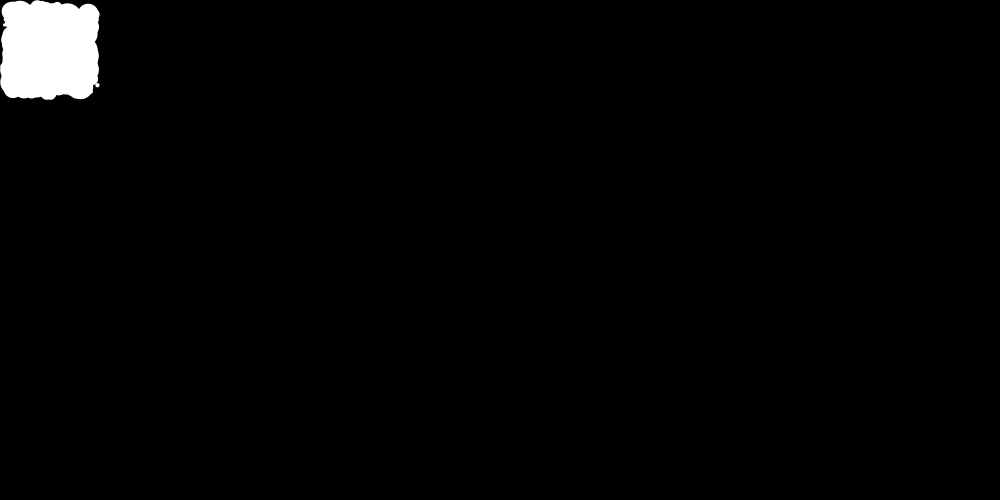
Frame 1 (no input)
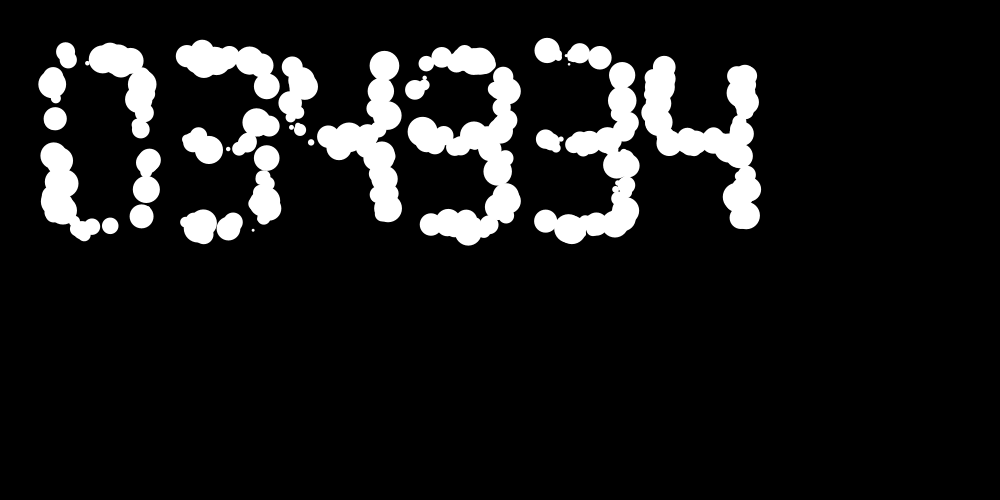
Frame 60 (the mouse pressed at the canvas centre just before this capture)
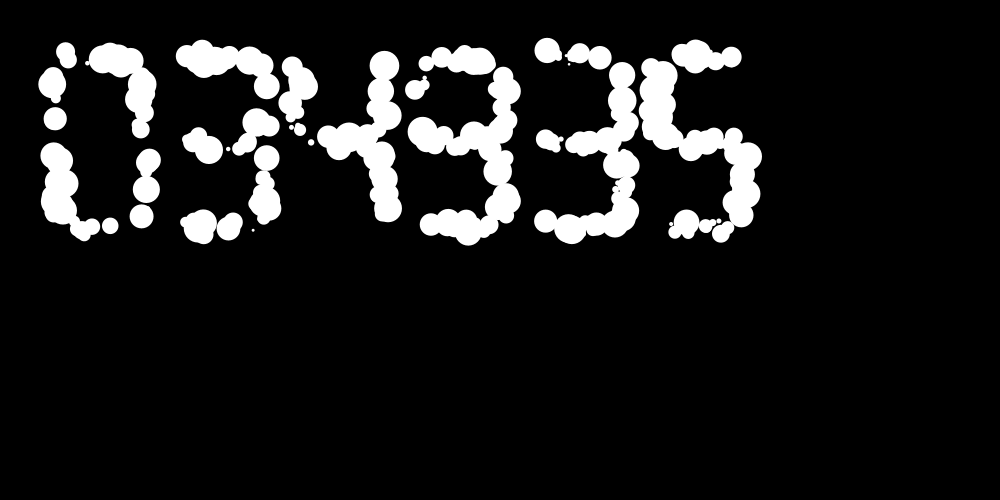
Frame 120 (the mouse held since frame 60 and released just before this capture)

The Processing sketch that drew these frames (run headless with seeded random() and noise(); from frame 60 on, the mouse is pressed at the canvas centre):

// Processing sketch: swarmingClock
// ── swarmingClock.pde
int ballNum = 70;
float sX = 0;
float sY = 0;
float margin = 20;
float segW = 15;
float digW = 100;
int[] segNum = {6, 2, 5, 5, 4, 5, 6, 4, 7, 6};

Digit h10Dig = new Digit(floor(hour()/10), width/2, height/2, ballNum);
Digit h1Dig = new Digit(hour()%10, width/2+digW+margin, height/2, ballNum);
Digit m10Dig = new Digit(floor(minute()/10), width/2+(digW+margin)*2, height/2, ballNum);
Digit m1Dig = new Digit(minute()%10, width/2+(digW+margin)*3, height/2, ballNum);
Digit s10Dig = new Digit(floor(second()/10), width/2+(digW+margin)*4, height/2, ballNum);
Digit s1Dig = new Digit(second()%10, width/2+(digW+margin)*5, height/2, ballNum);

void setup(){
  size(1000, 500);
}

void draw(){
  background(0);
  if(s1Dig.n != second()%10){
    s1Dig.updateDigit(second()%10);
    s1Dig.setNextXY();
  }
  if(s10Dig.n != floor(second()/10)){
    s10Dig.updateDigit(floor(second()/10));
    s10Dig.setNextXY();
  }
  if(m1Dig.n != minute()%10){
    m1Dig.updateDigit(minute()%10);
    m1Dig.setNextXY();
  }
  if(m10Dig.n != floor(minute()/10)){
    m10Dig.updateDigit(floor(minute()/10));
    m10Dig.setNextXY();
  }
  if(h1Dig.n != hour()%10){
    h1Dig.updateDigit(hour()%10);
    h1Dig.setNextXY();
  }
  if(h10Dig.n != floor(hour()/10)){
    h10Dig.updateDigit(floor(hour()/10));
    h10Dig.setNextXY();
  }
  
  s1Dig.displayBalls();
  s1Dig.moveTo();
  s10Dig.displayBalls();
  s10Dig.moveTo();
  m1Dig.displayBalls();
  m1Dig.moveTo();
  m10Dig.displayBalls();
  m10Dig.moveTo();
  h1Dig.displayBalls();
  h1Dig.moveTo();
  h10Dig.displayBalls();
  h10Dig.moveTo();
  
}

// ── Ball.pde
class Ball{
  float x;
  float y;
  float radius;
  float nextX;
  float nextY;
  
  Ball(float _x, float _y, float _radius){
    x = _x;
    y = _y;
    radius = _radius;
  }
  
  void display(){
    noStroke();
    fill(255, 255, 255);
    ellipse(x, y, radius*2, radius*2);
  }
  
  void moveTo(float tx, float ty){
    x+=(tx-x)/2;
    y+=(ty-y)/2;
  }
  
  void setNextXY(float _nextX, float _nextY){
    nextX = _nextX;
    nextY = _nextY;
  }
  
  float getNextX(){
    return nextX;
  }
  
  float getNextY(){
    return nextY;
  }
}

// ── Digit.pde
class Digit{
  int n;
  float x;
  float y;
  float radius;
  float randX;
  float randY;
  int ballNum;
  Ball[] balls;
  
  Digit(int _n, float _x, float _y, int _ballNum){
    n = _n;
    x = _x;
    y = _y;
    ballNum = _ballNum;
    balls = new Ball[ballNum];
    for(int i = 0; i < balls.length; i++){
      float radius = random(1, 15);
      balls[i] 
        = new Ball(
            random(radius,width-radius),
            random(radius,height-radius),
            radius);
    }
    this.setNextXY();
  }
  
  void updateDigit(int _n){
    n = _n;
  }
  
  ArrayList<float[]> getRange(){
    ArrayList<float[]> r = new ArrayList<float[]>();
    switch(n){
      case 0:
        r.add(_getSegR(1));
        r.add(_getSegR(2));
        r.add(_getSegR(3));
        r.add(_getSegR(5));
        r.add(_getSegR(6));
        r.add(_getSegR(7));
        break;
      case 1:
        r.add(_getSegR(3));
        r.add(_getSegR(6));
        break;
      case 2:
        r.add(_getSegR(1));
        r.add(_getSegR(3));
        r.add(_getSegR(4));
        r.add(_getSegR(5));
        r.add(_getSegR(7));
        break;
      case 3:
        r.add(_getSegR(1));
        r.add(_getSegR(3));
        r.add(_getSegR(4));
        r.add(_getSegR(6));
        r.add(_getSegR(7));
        break;
      case 4:
        r.add(_getSegR(2));
        r.add(_getSegR(3));
        r.add(_getSegR(4));
        r.add(_getSegR(6));
        break;
      case 5:
        r.add(_getSegR(1));
        r.add(_getSegR(2));
        r.add(_getSegR(4));
        r.add(_getSegR(6));
        r.add(_getSegR(7));
        break;
      case 6:
        r.add(_getSegR(1));
        r.add(_getSegR(2));
        r.add(_getSegR(4));
        r.add(_getSegR(5));
        r.add(_getSegR(6));
        r.add(_getSegR(7));
        break;
      case 7:
        r.add(_getSegR(1));
        r.add(_getSegR(2));
        r.add(_getSegR(3));
        r.add(_getSegR(6));
        break;
      case 8:
        r.add(_getSegR(1));
        r.add(_getSegR(2));
        r.add(_getSegR(3));
        r.add(_getSegR(4));
        r.add(_getSegR(5));
        r.add(_getSegR(6));
        r.add(_getSegR(7));
        break;
      case 9:
        r.add(_getSegR(1));
        r.add(_getSegR(2));
        r.add(_getSegR(3));
        r.add(_getSegR(4));
        r.add(_getSegR(6));
        r.add(_getSegR(7));
        break;
      
    }
    return r;
  }
  
  float[] _getSegR(int segNum){
    float[] segR = new float[4];
    switch(segNum){
      case 1:
        segR[0] = x+segW;
        segR[1] = y;
        segR[2] = x+digW-segW;
        segR[3] = y+segW;
        break;
      case 2:
        segR[0] = x;
        segR[1] = y+segW;
        segR[2] = x+segW;
        segR[3] = y+digW-segW;
        break;
      case 3:
        segR[0] = x+digW-segW;
        segR[1] = y+segW;
        segR[2] = x+digW;
        segR[3] = y+digW-segW;
        break;
      case 4:
        segR[0] = x+segW;
        segR[1] = y+digW-segW;
        segR[2] = x+digW-segW;
        segR[3] = y+digW;
        break;
      case 5:
        segR[0] = x;
        segR[1] = y+digW;
        segR[2] = x+segW;
        segR[3] = y+digW-segW+digW-segW;
        break;
      case 6:
        segR[0] = x+digW-segW;
        segR[1] = y+digW;
        segR[2] = x+digW;
        segR[3] = y+digW-segW+digW-segW;
        break;
      case 7:
        segR[0] = x+segW;
        segR[1] = y+digW-segW+digW-segW;
        segR[2] = x+digW-segW;
        segR[3] = y+digW+digW-segW;
        break;
    }
    return segR;
  }
  
  // 範囲内のランダムな座標をballsにset
  void setNextXY(){
    ArrayList<float[]> range = this.getRange();
    for (int i = 0; i < this.balls.length; i++){
      int segN = floor(random(0, segNum[n]));
      this.balls[i].setNextXY(
        random(range.get(segN)[0], range.get(segN)[2]),
        random(range.get(segN)[1], range.get(segN)[3])
      );
    }
  }
  
  void displayBalls(){
    for (int i = 0; i < this.balls.length; i++){
      this.balls[i].display(); 
    }
  }
  
  void moveTo(){
    for (int i = 0; i < this.balls.length; i++){
      Ball b = this.balls[i];
      b.moveTo(
        b.getNextX(),
        b.getNextY()
      );
    }
  }
}
